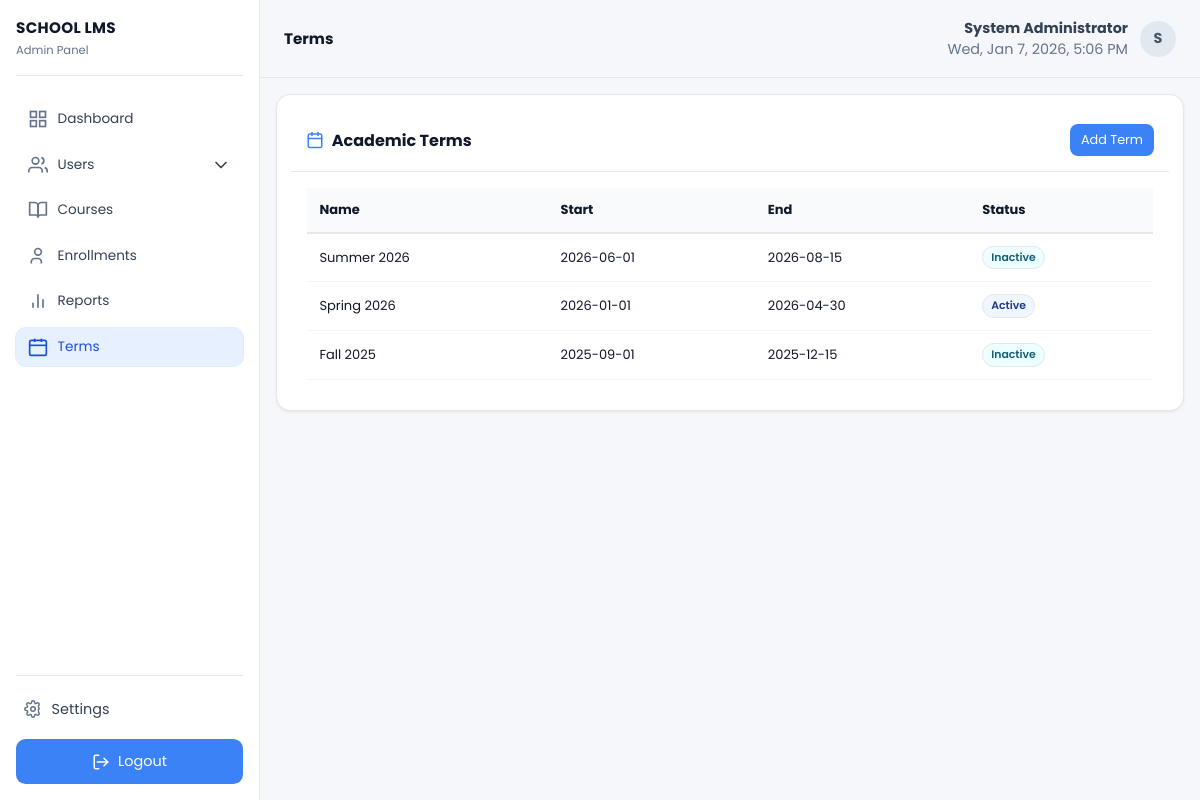
Screenshot of /admin/terms.php (signed in) with the database file from the repository.
### tables this page shows
CREATE TABLE IF NOT EXISTS academic_terms (
    id INT PRIMARY KEY AUTO_INCREMENT,
    name VARCHAR(100) NOT NULL,
    start_date DATE NOT NULL,
    end_date DATE NOT NULL,
    is_active BOOLEAN DEFAULT FALSE,
    created_at TIMESTAMP DEFAULT CURRENT_TIMESTAMP,
    updated_at TIMESTAMP DEFAULT CURRENT_TIMESTAMP ON UPDATE CURRENT_TIMESTAMP,
    INDEX idx_active (is_active)
);

### includes/Database.php (called while the page is built, shortened)
<?php
class Database {
    private $connection;
    private $stmt;
    public function __construct() {
        try {
            $this->connection = new mysqli(DB_HOST, DB_USER, DB_PASS, DB_NAME);
            $this->connection->set_charset("utf8mb4");
        } catch (Exception $e) {
            die("Database Error: " . $e->getMessage());
        }
    }
    public function prepare($query) {
        $this->stmt = $this->connection->prepare($query);
        return $this;
    }
    public function execute() {
        if (!$this->stmt->execute()) {
            throw new Exception("Execute failed: " . $this->stmt->error);
        }
        return $this;
    }
    public function getResult() {
        return $this->stmt->get_result();
    }
    public function fetchAll() {
        return $this->getResult()->fetch_all(MYSQLI_ASSOC);
    }
}

### admin/terms.php (the view, shortened to what this page needs)
<?php
require_once '../includes/Auth.php';
require_once '../includes/Database.php';
require_once '../includes/admin_layout.php';
$db = new Database();
$action = $_GET['action'] ?? 'list';
?>
    <div style="max-width: 1200px; margin: 0 auto;">
        <?php if ($action === 'list'): ?>
        <div class="card">
            <div style="padding:.9rem; border-bottom:1px solid #e5e7eb; display:flex; align-items:center; justify-content:space-between;">
                <h3 style="margin:0; font-size:1rem; font-weight:700; display:flex; align-items:center; gap:.5rem;">
                    <svg width="18" height="18" viewBox="0 0 24 24" fill="none" stroke="#3b82f6" stroke-width="2" stroke-linecap="round" stroke-linejoin="round"><rect x="3" y="4" width="18" height="18" rx="2" ry="2"/><line x1="16" y1="2" x2="16" y2="6"/><line x1="8" y1="2" x2="8" y2="6"/><line x1="3" y1="10" x2="21" y2="10"/></svg>
                    Academic Terms
                </h3>
                <a href="?action=add" style="padding:.45rem .7rem; background:#3b82f6; color:#fff; border-radius:.5rem; text-decoration:none; font-size:.8rem;">Add Term</a>
            </div>
            <div style="padding:1rem;">
                <?php $db->prepare("SELECT * FROM academic_terms ORDER BY start_date DESC")->execute(); $terms = $db->fetchAll(); ?>
                <div style="overflow-x:auto;">
                    <table class="table">
                        <thead>
                            <tr>
                                <th>Name</th>
                                <th>Start</th>
                                <th>End</th>
                                <th>Status</th>
                            </tr>
                        </thead>
                        <tbody>
                            <?php foreach ($terms as $term): ?>
                            <tr>
                                <td><?php echo htmlspecialchars($term['name']); ?></td>
                                <td><?php echo htmlspecialchars($term['start_date']); ?></td>
                                <td><?php echo htmlspecialchars($term['end_date']); ?></td>
                                <td>
                                    <span class="badge <?php echo $term['is_active'] ? 'badge-medium' : 'badge-low'; ?>">
                                        <?php echo $term['is_active'] ? 'Active' : 'Inactive'; ?>
                                    </span>
                                </td>
                            </tr>
                            <?php endforeach; ?>
                        </tbody>
                    </table>
                </div>
            </div>
        </div>
        <?php endif; ?>
    </div>

### includes/admin_layout.php (style rules this page uses)
* { margin:0;padding:0;box-sizing:border-box }
:root { --bg-primary:#ffffff;--bg-secondary:#f6f7fb;--bg-sidebar:#ffffff;--text-primary:#0f172a;--text-secondary:#475569;--border-color:#e5e7eb;--shadow:0 1px 3px rgba(0,0,0,.08);--shadow-lg:0 10px 25px rgba(0,0,0,.08);--primary-color:#3b82f6;--primary-dark:#2563eb }
body { font-family:'Poppins',system-ui,Segoe UI,Roboto,Helvetica,Arial,sans-serif;background:var(--bg-secondary);color:var(--text-primary);display:flex;min-height:100vh;font-size:.9rem }
.card { background:var(--bg-primary);border:1px solid var(--border-color);border-radius:.9rem;padding:.9rem;box-shadow:var(--shadow);margin-bottom:.9rem }
.badge { display:inline-block;padding:.18rem .5rem;border-radius:999px;font-size:.68rem;font-weight:600;border:1px solid var(--border-color) }
.badge-low { background:#ecfeff;color:#155e75 }
.badge-medium { background:#eff6ff;color:#1e3a8a }
.table { width:100%;border-collapse:collapse;font-size:.8125rem }
.table th,.table td { padding:.75rem;border-bottom:1px solid #f3f4f6;text-align:left }
.table thead { background:#f9fafb;border-bottom:2px solid var(--border-color) }

### rows the page displays
academic_terms: name "Summer 2026", start_date "2026-06-01", end_date "2026-08-15", is_active "Inactive"
academic_terms: name "Spring 2026", start_date "2026-01-01", end_date "2026-04-30", is_active "Active"
academic_terms: name "Fall 2025", start_date "2025-09-01", end_date "2025-12-15", is_active "Inactive"

### other values shown
$title "Terms"
$fullName ?: 'Admin' "System Administrator"
$fullName ? strtoupper($fullName[0]) : 'A' "S"
